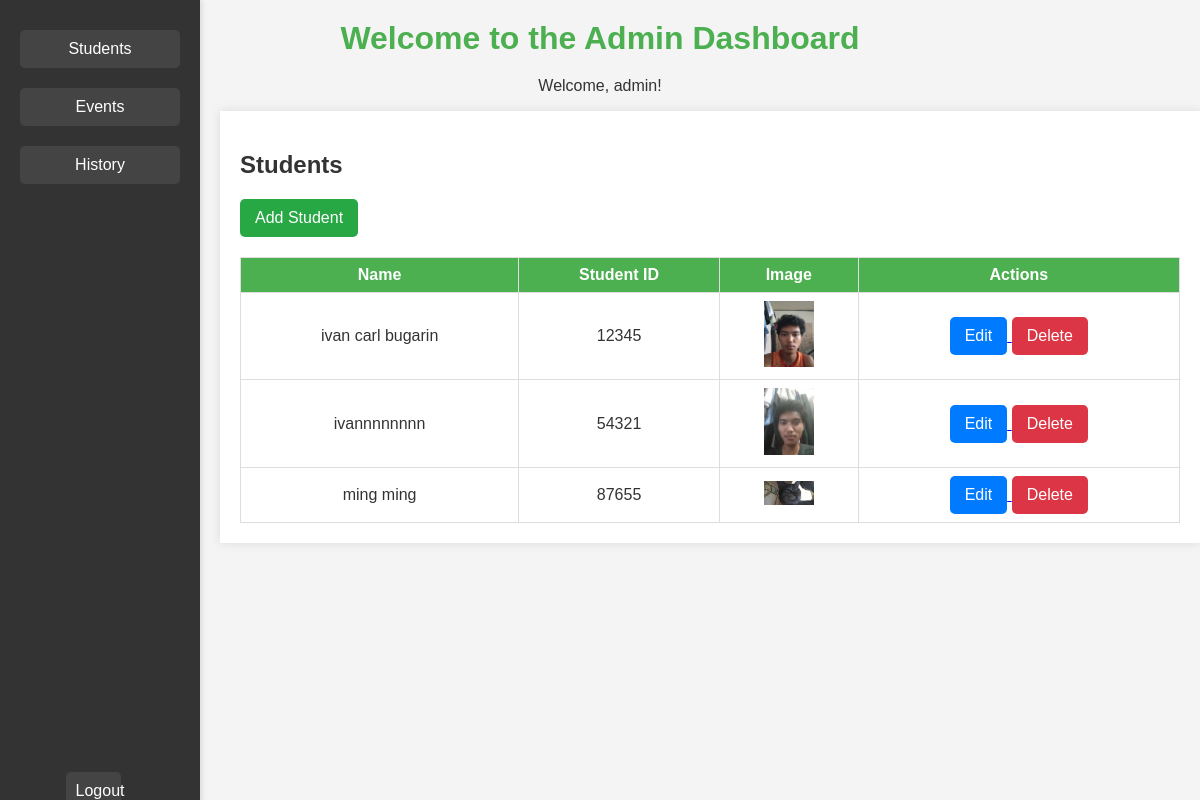
The page /admin-management/ (signed in) on the database its author committed.
### adminManagement/models.py (models this page shows, shortened)
class Student(models.Model):
    name = models.CharField(max_length=100)
    student_id = models.CharField(max_length=50, unique=True)
    image = models.ImageField(upload_to='student_images/', blank=True, null=True)
    created_at = models.DateTimeField(auto_now_add=True)
    course = models.CharField(max_length=100, blank=True)
    year_level = models.IntegerField(choices=[(1, '1st Year'), (2, '2nd Year'), (3, '3rd Year'), (4, '4th Year')], default=1)
    section = models.CharField(max_length=50, blank=True)

### adminManagement/views.py (the view)
# urls.py: path('', views.admin_dashboard, name='admin_dashboard'),
@login_required
def admin_dashboard(request):
    students = Student.objects.all()
    events = Event.objects.all()
    finishedEvents = FinishedEvent.objects.all()
    if request.method == 'POST':
        form = StudentForm(request.POST, request.FILES)  # Include request.FILES for file uploads like images
        if form.is_valid():
            form.save()
            return redirect('admin_dashboard')
    else:
        form = StudentForm()
    return render(request, 'adminManagement/admin_dashboard.html', {
        'students': students,
        'events': events,
        'finished_events': finishedEvents,
        'student_form': form,  # Passing the form to the template
    })

### adminManagement/templates/adminManagement/admin_dashboard.html (shortened to what this page needs)
<!DOCTYPE html>
<html lang="en">
<head>
    {% load static %}
    <link rel="stylesheet" href="{% static 'css/adminStyle.css' %}">
</head>
<body>
    <h1>Welcome to the Admin Dashboard</h1>
    {% if user.is_authenticated %}
        <p>Welcome, {{ user.username }}!</p>
    {% endif %}
    <nav class="fixed-nav">
        <button onclick="showSection('students-section')">Students</button>
        <button onclick="showSection('events-section')">Events</button>
        <button onclick="showSection('history-section')">History</button>
        <form action="{% url 'logout' %}" method="post">
            <button type="submit" class="logout-button">Logout</button>
        </form>
    </nav>
    <div class="content">
        <div id="students-section" class="section">
            <h2>Students</h2>
            <a href="{% url 'add_student' %}">
                <button class="create">Add Student</button>
            </a>
            <table>
                <thead>
                    <tr>
                        <th>Name</th>
                        <th>Student ID</th>
                        <th>Image</th>
                        <th>Actions</th>
                    </tr>
                </thead>
                <tbody>
                    {% for student in students %}
                    <tr>
                        <td>{{ student.name }}</td>
                        <td>{{ student.student_id }}</td>
                        <td>
                            {% if student.image %}
                                <img src="{{ student.image.url }}" alt="Student Image" width="50">
                            {% else %}
                                No image
                            {% endif %}
                        </td>
                        <td>
                            <a href="{% url 'edit_student' student.id %}">
                                <button class="edit">Edit</button>
                            </a>
                            <form method="POST" action="{% url 'delete_student' student.id %}" onsubmit="return confirm('Are you sure you want to delete this student?');" style="display: inline;">
                                <button type="submit" class="delete">Delete</button>
                            </form>
                        </td>
                    </tr>
                    {% endfor %}
                </tbody>
            </table>
        </div>
    </div>
</body>
</html>

### adminManagement/static/css/adminStyle.css (style rules this page uses)
body { font-family: Arial, sans-serif; margin: 0; padding: 0; background-color: #f4f4f4; color: #333; }
h1 { text-align: center; margin: 20px 0; color: #4CAF50; }
p { text-align: center; }
.fixed-nav { position: fixed; top: 0; left: 0; width: 200px; height: 100%; background-color: #333; padding-top: 20px; box-shadow: 2px 0px 5px rgba(0, 0, 0, 0.1); display: flex; flex-direction: column; align-items: center; justify-content: space-between; }
.fixed-nav button { width: 80%; margin: 10px 0; padding: 10px; background-color: #444; color: white; border: none; cursor: pointer; font-size: 16px; border-radius: 5px; text-align: center; transition: background-color 0.3s, transform 0.3s; }
.content { margin-left: 220px; padding: 20px; background-color: #fff; box-shadow: 0px 0px 10px rgba(0, 0, 0, 0.1); }
.section { display: none; }
table { width: 100%; border-collapse: collapse; margin-top: 20px; }
table th, table td { border: 1px solid #ddd; padding: 8px; text-align: center; }
table th { background-color: #4CAF50; color: white; }
td img { max-width: 50px; height: auto; }
button { padding: 10px 15px; font-size: 16px; border: none; border-radius: 5px; cursor: pointer; transition: background-color 0.3s, transform 0.3s; }
.create { background-color: #28a745; color: white; }
.edit { background-color: #007bff; color: white; }
.delete { background-color: #dc3545; color: white; }

### rows shown on the page
Student: name "ivan carl bugarin", student_id "12345", image (picture)
Student: name "ivannnnnnnn", student_id "54321", image (picture)
Student: name "ming ming", student_id "87655", image (picture)

### other values the page prints
{{ user.username }} "admin"
